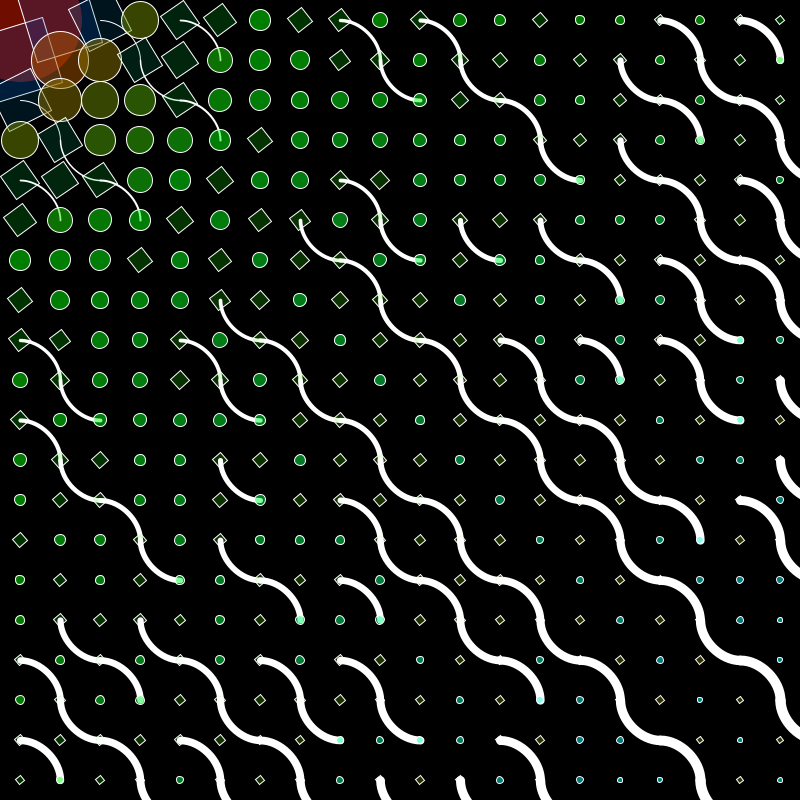
Frame 1 (no input)
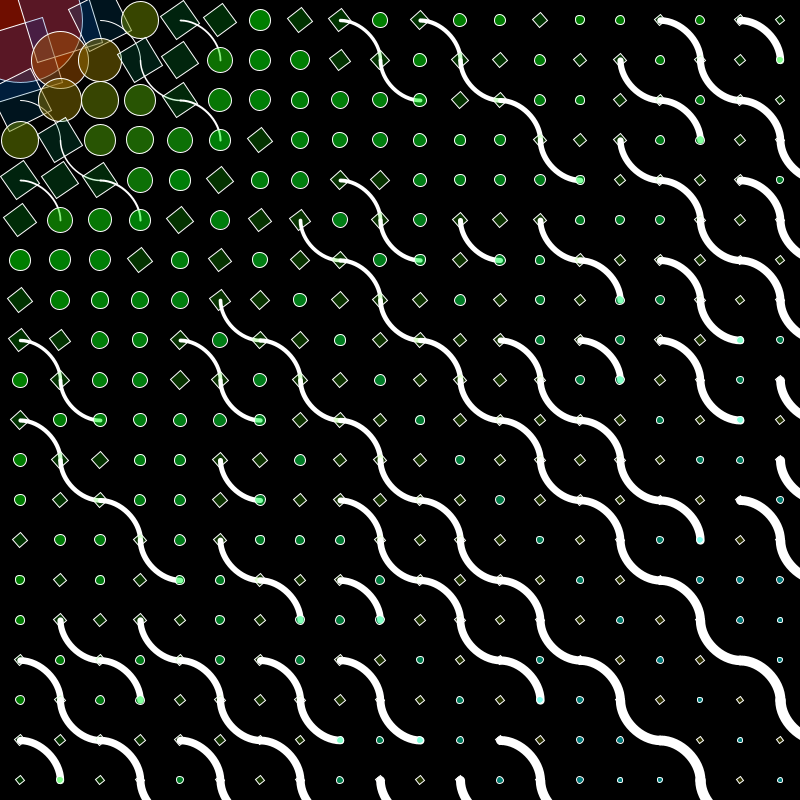
Frame 60 (the mouse pressed at the canvas centre just before this capture)
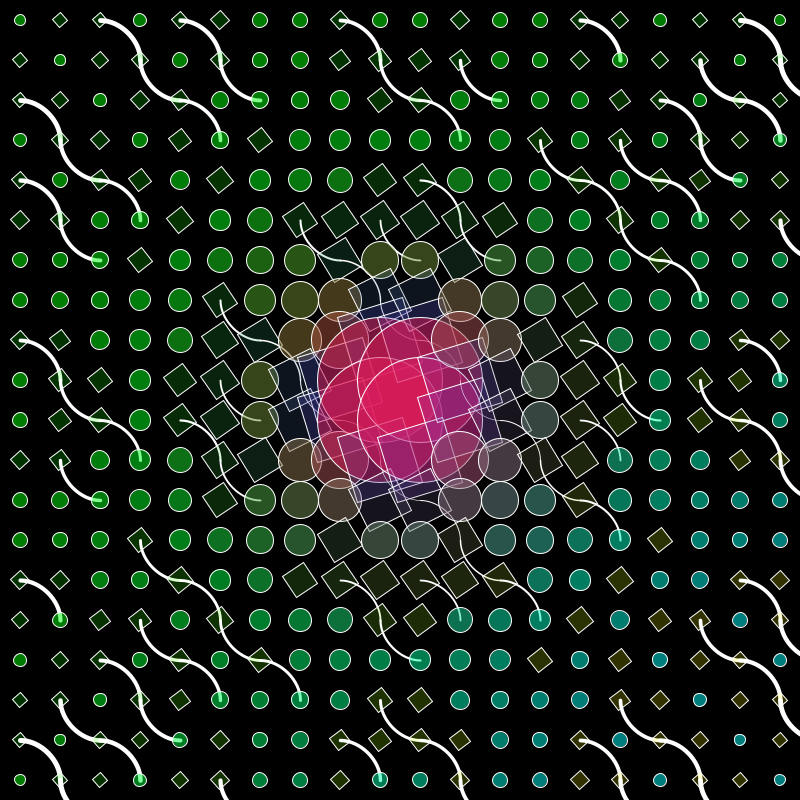
Frame 120 (the mouse held since frame 60 and released just before this capture)

The Processing sketch that drew these frames (run headless with seeded random() and noise(); from frame 60 on, the mouse is pressed at the canvas centre):

// Processing sketch: processing_17173
// ── processing_17173.pde

void setup() {
  size(800,800);
  background(0);
  smooth();
}

void draw() {
  background(0);
  float dimX=20;
  float dimY=20;
  
  //2d array
  for(int i=0;i<dimX;i++) {
    for(int j=0;j<dimY;j++) {

      float cx=(width/dimX/2)+i*(width/dimX);
      float cy=(width/dimY/2)+j*(width/dimY);
      float dx=mouseX-cx;
      float dy=mouseY-cy;
      float dis=sqrt(pow(dx,2)+pow(dy,2));
      float r=height*5/(dis+20);

      color col=color(i*j,1*dis,255-1*dis,50);
      
      // do if distance from mouse is larger than
      if (cos(dis)>0) {
      //if (dis>200) {
        //noStroke();
        drawDiamond(col,0.01*r,cx,cy,r);
        //line((width/20/2)+(i-1)*(width/20),(width/20/2)+(j-1)*(width/20),cx,cy);
        
        stroke(255);
        strokeWeight(dis/100);
        // for every even row and column
        if (j%2==0 && i%2==0) {
          noFill();
          float c1x=cx+0.5*(width/dimX);
          float c1y=cy;
          float c2x=cx+(width/dimX);
          float c2y=cy+0.5*(width/dimY);
          float c3x=cx+(width/dimX);
          float c3y=cy+(width/dimY);
          beginShape();
          vertex(cx, cy); // first point
          bezierVertex(c1x,c1y,c2x,c2y,c3x,c3y);
          endShape();
        }
        // for every odd row and column
        else if(j%2!=0 && i%2!=0){
          noFill();
          float c1x=cx;
          float c1y=cy+0.5*(width/dimY);
          float c2x=cx+0.5*(width/dimX);
          float c2y=cy+1*(width/dimY);
          float c3x=cx+(width/dimX);
          float c3y=cy+(width/dimY);
          beginShape();
          vertex(cx, cy); // first point
          bezierVertex(c1x,c1y,c2x,c2y,c3x,c3y);
          endShape();
        }
        strokeWeight(1);
        
        //noFill();
        //beginShape();
        //curveVertex(cx,cy); // the first control point
        //curveVertex(cx,cy); // is also the start point of curve
        //curveVertex((width/20/2)+(i+1)*(width/20),(width/20/2)+(j)*(width/20));
        //curveVertex((width/20/2)+(i+1)*(width/20),(width/20/2)+(j+1)*(width/20));// the last point of curve
        //curveVertex((width/20/2)+(i+1)*(width/20),(width/20/2)+(j+1)*(width/20)); // is also the last control point
        //endShape();
      }
      else {
        //noStroke();
        fill(255-1*dis,1*dis,i*j,125);
        ellipse(cx,cy,1.5*r,1.5*r);
      }
    }
  }
}




void drawDiamond(color col,float a, float ox,float oy,float r) {
  fill(col);
  stroke(255);
  drawDiamond(a,ox,oy,r);
}

void drawDiamond(float a, float ox,float oy,float r) {
  float x1=ox+r*cos(a);
  float y1=oy+r*sin(a);
  float x2=ox+r*cos(a+PI/2);
  float y2=oy+r*sin(a+PI/2);
  float x3=ox+r*cos(a+PI);
  float y3=oy+r*sin(a+PI);
  float x4=ox+r*cos(a+PI*3/2);
  float y4=oy+r*sin(a+PI*3/2);
  //noStroke();
  quad(x1,y1,x2,y2,x3,y3,x4,y4);
  //stroke(0);
}
